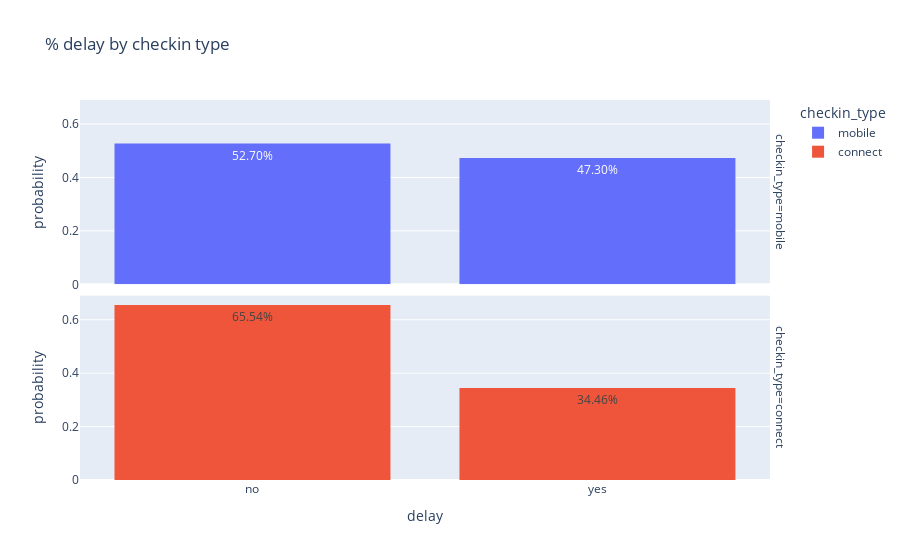

Notebook code cell kept with this figure:
### Code cell
fig = px.histogram(df_delay, 
                    x = 'delay',
                    color = 'checkin_type',
                    facet_row = 'checkin_type',
                    histnorm = 'probability',
                    text_auto = '.2%',
                    title = '% delay by checkin type')
fig.show()

### Figure 1 — Plotly figure (JSON) as saved in the notebook; plotly's stock layout.template omitted (floating-point values rounded to 4 significant figures; data arrays with more than 128 entries replaced by an {"elided": "..."} marker saying what was removed)
{"data": [{"alignmentgroup": "True", "bingroup": "x", "histnorm": "probability", "hovertemplate": "checkin_type=mobile<br>delay=%{x}<br>probability=%{y}<extra></extra>", "legendgroup": "mobile", "marker": {"color": "#636efa", "pattern": {"shape": ""}}, "name": "mobile", "offsetgroup": "mobile", "orientation": "v", "showlegend": true, "texttemplate": "%{value:.2%}", "type": "histogram", "x": {"elided": "17003 str values"}, "xaxis": "x2", "yaxis": "y2"}, {"alignmentgroup": "True", "bingroup": "x", "histnorm": "probability", "hovertemplate": "checkin_type=connect<br>delay=%{x}<br>probability=%{y}<extra></extra>", "legendgroup": "connect", "marker": {"color": "#EF553B", "pattern": {"shape": ""}}, "name": "connect", "offsetgroup": "connect", "orientation": "v", "showlegend": true, "texttemplate": "%{value:.2%}", "type": "histogram", "x": {"elided": "4307 str values"}, "xaxis": "x", "yaxis": "y"}], "layout": {"annotations": [{"font": {}, "showarrow": false, "text": "checkin_type=connect", "textangle": 90, "x": 0.98, "xanchor": "left", "xref": "paper", "y": 0.2425, "yanchor": "middle", "yref": "paper"}, {"font": {}, "showarrow": false, "text": "checkin_type=mobile", "textangle": 90, "x": 0.98, "xanchor": "left", "xref": "paper", "y": 0.7575, "yanchor": "middle", "yref": "paper"}], "barmode": "relative", "legend": {"title": {"text": "checkin_type"}, "tracegroupgap": 0}, "title": {"text": "% delay by checkin type"}, "xaxis": {"anchor": "y", "domain": [0, 0.98], "title": {"text": "delay"}}, "xaxis2": {"anchor": "y2", "domain": [0, 0.98], "matches": "x", "showticklabels": false}, "yaxis": {"anchor": "x", "domain": [0, 0.485], "title": {"text": "probability"}}, "yaxis2": {"anchor": "x2", "domain": [0.515, 1], "matches": "y", "title": {"text": "probability"}}}}
